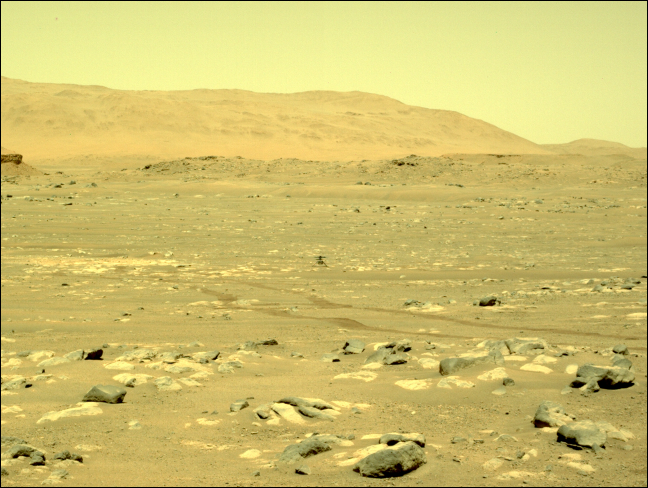
#> input picture perserverance/scripts/lefrncam_57.png, 1296 x 976 px (shown at 1/2 size)
$ python disparity.py
#> lines starting #> are read from the running program, lines starting #| are printed output that depends on the picture

'''
Create disparity map and projec it to 3d points
'''
#=========================================================
# Create Disparity map from Stereo Vision
#=========================================================
from __future__ import print_function
import cv2
import matplotlib.pyplot as plt
import numpy as np

#============Function to create a point cloud==============
ply_header = '''ply
format ascii 1.0
element vertex %(vert_num)d
property float x
property float y
property float z
property uchar red
property uchar green
property uchar blue
end_header
'''

def write_ply(filename, verts, colors):
    verts = verts.reshape(-1, 3)
    colors = colors.reshape(-1, 3)
    verts = np.hstack([verts, colors])
    with open(filename, 'wb') as f:
        f.write((ply_header % dict(vert_num=len(verts))).encode('utf-8'))
        np.savetxt(f, verts, fmt='%f %f %f %d %d %d ')

#================================================================

def main():
    # For each pixel algorithm will find the best disparity from 0
    # Larger block size implies smoother, though less accurate disparity map

    imgL = cv2.imread('lefrncam_57.png')
#> imgL is the input picture: shape (976, 1296, 3); mean B, G, R 109.2, 191.1, 206.1
    imgR = cv2.imread('rightrncam_57.png')
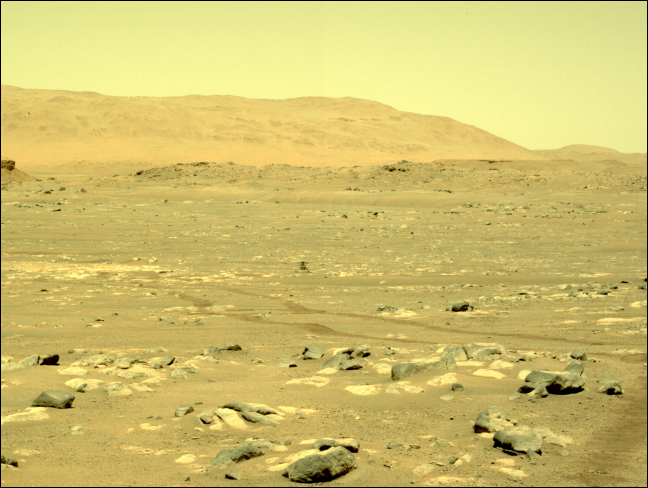
#> input picture perserverance/scripts/rightrncam_57.png, 1296 x 976 px (shown at 1/2 size)
#> imgR is the input picture: shape (976, 1296, 3); mean B, G, R 108.6, 190.6, 206.7

    imgLgray = cv2.cvtColor(imgL, cv2.COLOR_BGR2GRAY)
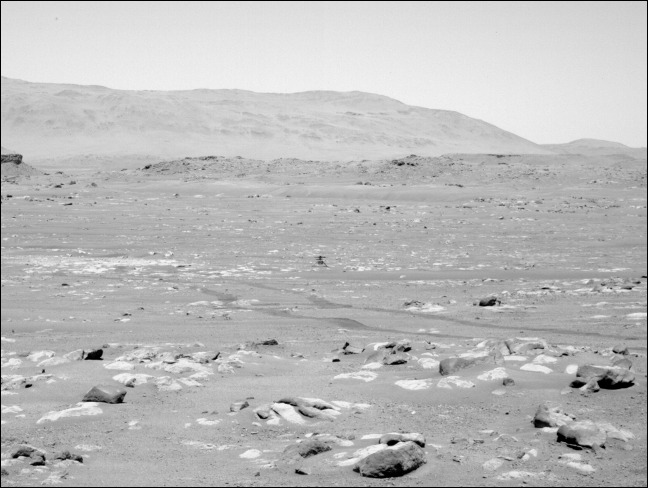
#> imgLgray: shape (976, 1296) (shown at 1/2 size); min 0, max 246, mean 186.3
    imgRgray = cv2.cvtColor(imgR, cv2.COLOR_BGR2GRAY)
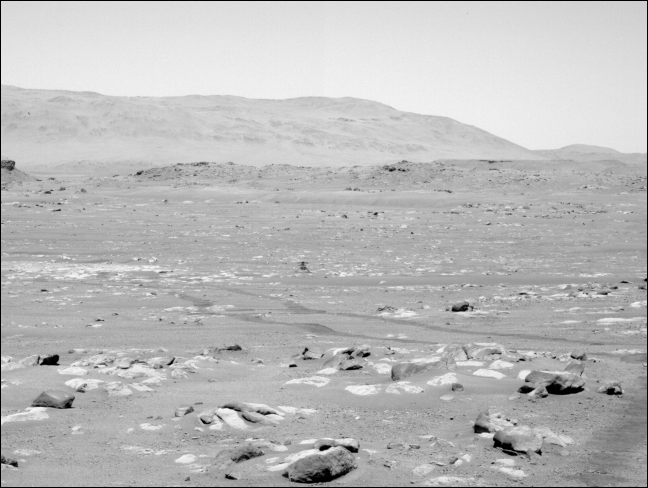
#> imgRgray: shape (976, 1296) (shown at 1/2 size); min 0, max 247, mean 186.1
    #resize the image (works when both the images are of the smae size)
    #imgLgray = cv2.resize(imgLgray, (1200, 1200), interpolation = cv2.INTER_AREA)

    # Set disparity parameters
    # Note: disparity range is tuned according to specific parameters obtained through trial and error.
    #Use the calibration python file for knowing the parameters
    #block size should be odd
    #Number of Disparities should be divisible by 16

    block_size = 5
    min_disp = 0
    max_disp = 16
    num_disp = max_disp - min_disp

    # Create Block matching object.
    stereo = cv2.StereoSGBM_create(minDisparity= min_disp,
        numDisparities = num_disp,
        blockSize = block_size,
        uniquenessRatio = 5,
        speckleWindowSize = 8,
        speckleRange = 2,
        disp12MaxDiff = 2)


    # Compute disparity map
    print('Computing disparity')
    disparity_map = stereo.compute(imgLgray, imgRgray)
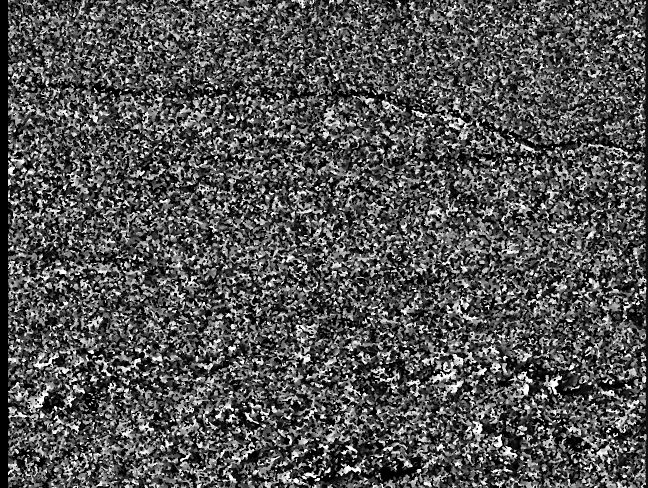
#> disparity_map: shape (976, 1296) int16 (shown at 1/2 size); min -16, max 240, mean 67.6; drawn with min black and max white

    plt.imshow(disparity_map,'gray')
    plt.show()

    #========================================================
    # Disparity to 3d Points
    #========================================================
    #Q matrix for nav cam
    #Q - reprojection matrix to get 3d points from disparity_map
#> (the run stopped early here; a loop or call above may not have finished)
